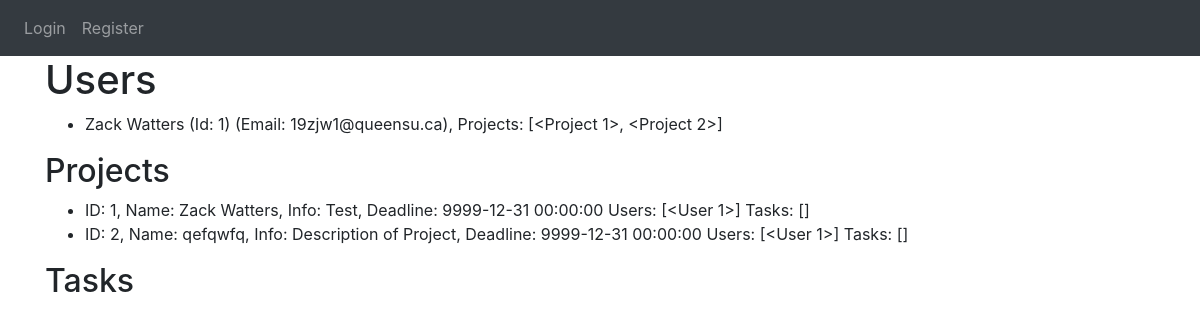
The app's page /view_users, older data.
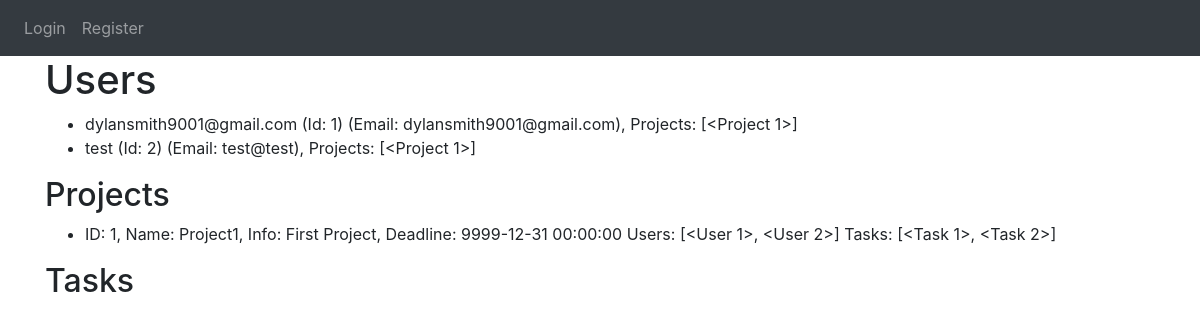
The same page, newer data.
### website/models.py (models this page shows)
class User(db.Model, UserMixin):
    id = db.Column(db.Integer, primary_key=True)
    email = db.Column(db.String(50), unique = True)
    name = db.Column(db.String(50))
    password = db.Column(db.String(50))
    projects = db.relationship('Project', secondary='project_user_association', back_populates='users')

class Project(db.Model):
    id = db.Column(db.Integer, primary_key=True)
    name = db.Column(db.String(120))
    start_date = db.Column(db.DateTime(timezone=True), default=func.now)
    deadline = db.Column(db.DateTime(timezone=True), default=func.now)
    description = db.Column(db.String(9999))
    users = db.relationship('User', secondary='project_user_association', back_populates='projects')

### website/auth.py (the view)
@auth.route('/view_users')
def view_users():
    users = User.query.all()
    projects = Project.query.all()
    return render_template('view_users.html', user=current_user, users=users, projects=projects)

### website/templates/view_users.html (shortened to what this page needs)
{% extends "base.html" %}
{% block content%}
    <h1>Users</h1>
    <ul>
        {% for u in users %}
            <li>{{ u.name }} (Id: {{ u.id }}) (Email: {{ u.email }}), Projects: {{u.projects}}</li>
        {% endfor %}
    </ul>
    <h2>Projects</h2>
    <ul>
        {% for prj in projects %}
            <li>ID: {{ prj.id }}, Name: {{ prj.name }}, Info: {{ prj.description }}, Deadline: {{prj.deadline}} Users: {{prj.users}}
                Tasks: {{prj.tasks}}
            </li>
        {% endfor %}
    </ul>
    <h2>Tasks</h2>
{% endblock %}

### website/templates/base.html (shortened to what this page needs)
<DOCTYPE html>
<html>
    <head>
        <link
            rel="stylesheet"
            href="https://stackpath.bootstrapcdn.com/bootstrap/4.4.1/css/bootstrap.min.css"
        />
        <link
            rel="stylesheet"
            href="https://stackpath.bootstrapcdn.com/font-awesome/4.7.0/css/font-awesome.min.css"
        />
    </head>
    <body>
        <nav class="navbar navbar-expand-lg navbar-dark bg-dark">
            <div class="collapse navbar-collapse" id="navbar">
                <div class="navbar-nav">
                    {% if user.is_authenticated %}
                    <a class="nav-item nav-link" id="homepage" href="/">Homepage</a>
                    <a class="nav-item nav-link" id="projects" href="/projectmanager">Projects</a>
                    <a class="nav-item nav-link" id="newproject" href="/newproject">New Project</a>
                    <a class="nav-item nav-link" id="logout" href="/logout">Logout</a>
                    {% else %}
                    <a class="nav-item nav-link" id="login" href="/login">Login</a>
                    <a class="nav-item nav-link" id="register" href="/register">Register</a>
                    {% endif %}
                </div>
            </div>
        </nav>
        <div class="container">{% block content %} {% endblock %}</div>
    </body>
</html>

Row changes from the older to the newer data that the page shows:
removed Project: id "2", name "qefqwfq", description "Description of Project", deadline "9999-12-31 00:00:00", users "[<User 1>]", tasks "[]"
changed User id 1: name "Zack Watters" → "dylansmith9001@gmail.com"; email "19zjw1@queensu.ca" → "dylansmith9001@gmail.com"; projects "[<Project 1>, <Project 2>]" → "[<Project 1>]"
added User: name "test", id "2", email "test@test", projects "[<Project 1>]"
changed Project id 1: name "Zack Watters" → "Project1"; description "Test" → "First Project"; users "[<User 1>]" → "[<User 1>, <User 2>]"; tasks "[]" → "[<Task 1>, <Task 2>]"
